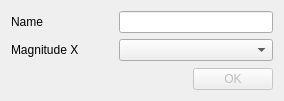
<?xml version="1.0" encoding="UTF-8"?>
<ui version="4.0">
 <class>Dialog</class>
 <widget class="QDialog" name="Dialog">
  <property name="geometry">
   <rect>
    <x>0</x>
    <y>0</y>
    <width>284</width>
    <height>101</height>
   </rect>
  </property>
  <property name="windowTitle">
   <string>Dialog</string>
  </property>
  <layout class="QVBoxLayout" name="verticalLayout">
   <item>
    <layout class="QFormLayout" name="formLayout">
     <property name="sizeConstraint">
      <enum>QLayout::SetNoConstraint</enum>
     </property>
     <property name="rowWrapPolicy">
      <enum>QFormLayout::DontWrapRows</enum>
     </property>
     <property name="horizontalSpacing">
      <number>40</number>
     </property>
     <item row="0" column="0">
      <widget class="QLabel" name="label">
       <property name="text">
        <string>Name</string>
       </property>
      </widget>
     </item>
     <item row="0" column="1">
      <widget class="QLineEdit" name="name"/>
     </item>
     <item row="1" column="0">
      <widget class="QLabel" name="label_2">
       <property name="text">
        <string>Magnitude X</string>
       </property>
      </widget>
     </item>
     <item row="1" column="1">
      <widget class="QComboBox" name="xMagnitude"/>
     </item>
    </layout>
   </item>
   <item>
    <widget class="QDialogButtonBox" name="buttonBox">
     <property name="enabled">
      <bool>false</bool>
     </property>
     <property name="orientation">
      <enum>Qt::Horizontal</enum>
     </property>
     <property name="standardButtons">
      <set>QDialogButtonBox::Ok</set>
     </property>
    </widget>
   </item>
  </layout>
 </widget>
 <resources/>
 <connections>
  <connection>
   <sender>buttonBox</sender>
   <signal>accepted()</signal>
   <receiver>Dialog</receiver>
   <slot>accept()</slot>
   <hints>
    <hint type="sourcelabel">
     <x>248</x>
     <y>254</y>
    </hint>
    <hint type="destinationlabel">
     <x>157</x>
     <y>274</y>
    </hint>
   </hints>
  </connection>
  <connection>
   <sender>buttonBox</sender>
   <signal>rejected()</signal>
   <receiver>Dialog</receiver>
   <slot>reject()</slot>
   <hints>
    <hint type="sourcelabel">
     <x>316</x>
     <y>260</y>
    </hint>
    <hint type="destinationlabel">
     <x>286</x>
     <y>274</y>
    </hint>
   </hints>
  </connection>
 </connections>
</ui>
